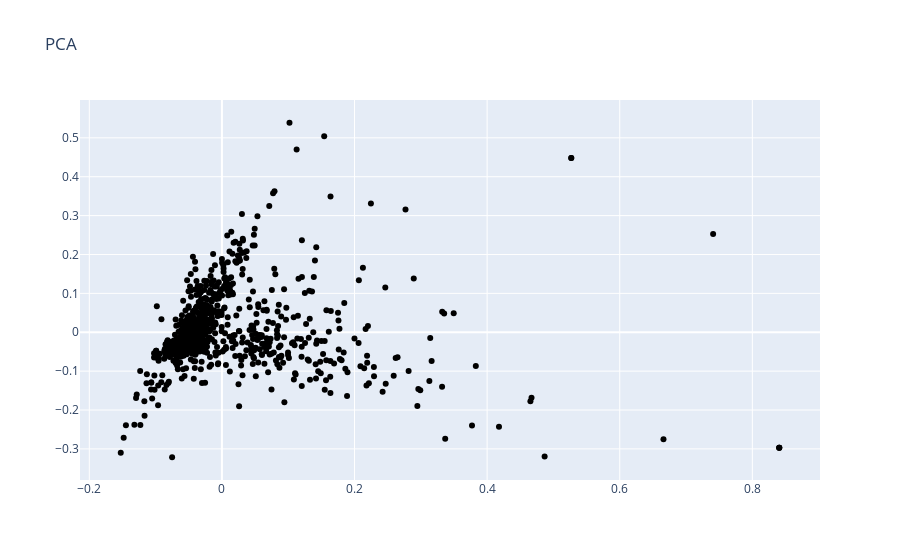

Write notebook code for a chart like this one.
### Markdown cell above
###  `[BONUS: 3 pts]` Visualización usando PCA

### Code cell
pca = PCA(n_components=2)

result = pca.fit_transform(tfidf_matrix)
result = pd.DataFrame(result)
result.columns = ['X', 'Y']
result['cluster'] = data.nombres_clusters.values
result['review_body'] = data.review_body.apply(lambda val: val[:140])
result['colores'] = result['cluster'].map(colorsIdx)


result.head()


trace = go.Scatter(x=result['X'].values,
                   y=result['Y'].values,
                   text=result['review_body'].values,
                   mode='markers',
                   marker=dict(color=result['colores'].values)) 

layout = go.Layout(title="PCA")

fig = go.Figure(data=trace, layout=layout)
iplot(fig)

### Figure 1 — Plotly figure (JSON) as saved in the notebook; plotly's stock layout.template omitted (floating-point values rounded to 4 significant figures; data arrays with more than 128 entries replaced by an {"elided": "..."} marker saying what was removed)
{"data": [{"marker": {"color": {"elided": "1000 null values"}}, "mode": "markers", "text": {"elided": "1000 str values"}, "type": "scatter", "x": {"elided": "1000 float values"}, "y": {"elided": "1000 float values"}}], "layout": {"title": {"text": "PCA"}}}
